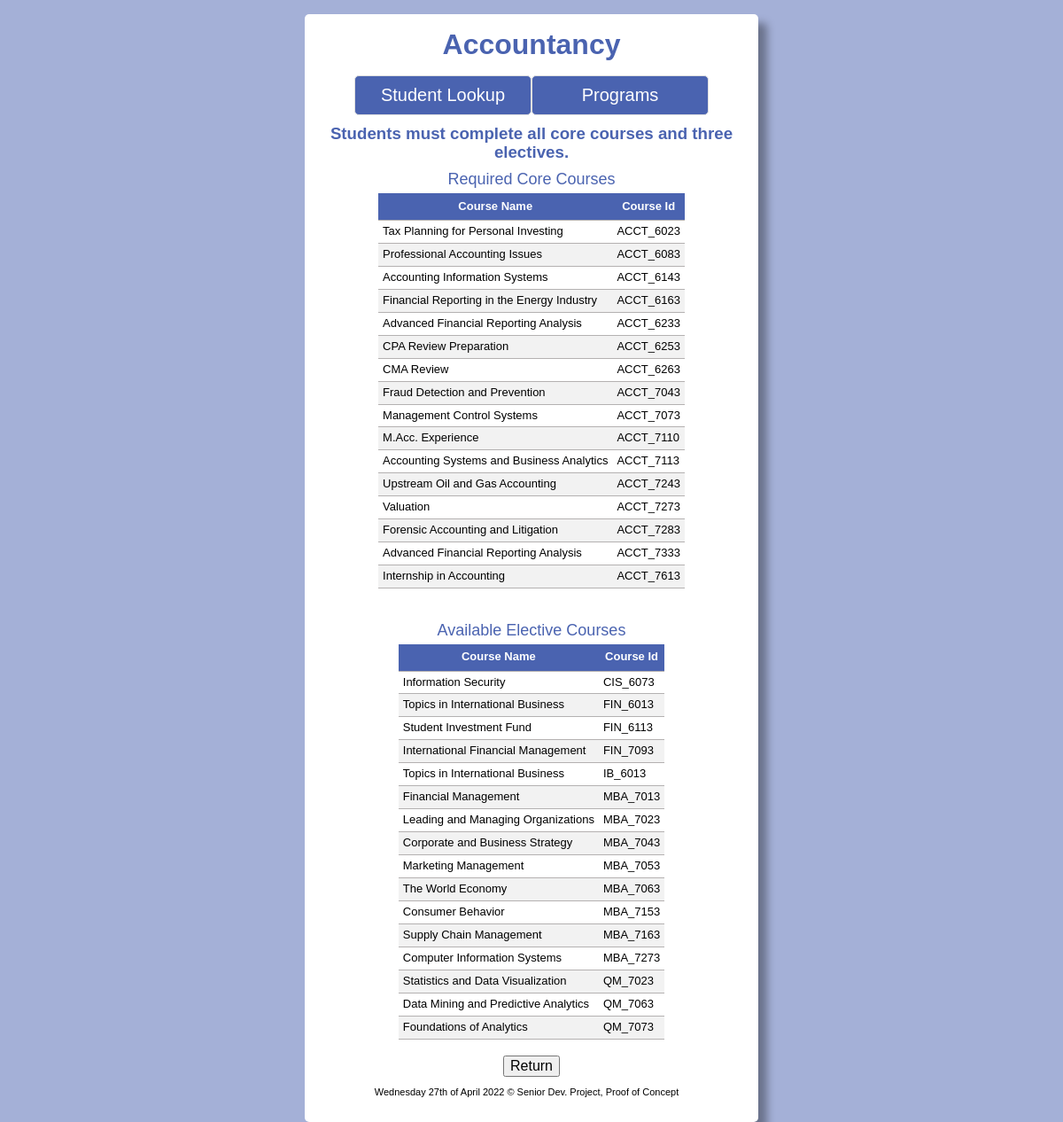
Screenshot of /SDP/scripts/program/acct.php with the database file from the repository.
### tables this page shows
CREATE TABLE IF NOT EXISTS courses(
course_id VARCHAR(20) NOT NULL,
course_name VARCHAR(100),
PRIMARY KEY(course_id)
);

### SDP/scripts/program/acct.php (the view, shortened to what this page needs)
<?php
require_once('../echoHTML.php');
require_once('../database.php');
echo '
<!DOCTYPE html>
<html lang="en">
  <head>
    <meta charset="UTF-8" />
    <meta http-equiv="X-UA-Compatible" content="IE=edge" />
    <meta name="viewport" content="width=device-width, initial-scale=1.0" />
    <link rel="stylesheet" href="../../styles/normalize.css" />
    <link rel="stylesheet" href="../../styles/grad_check.css" />
    <title>Accountancy</title>
  </head> ';
echo '<br><h3>Students must complete all core courses and three electives.</h3>';
try {
    $sql = "
    SELECT C.course_name, C.course_id
      FROM requirements AS R, courses AS C
      WHERE R.course_id = C.course_id
      AND R.program_id = 2022
      AND R.course_type = 'C'
      ORDER BY C.course_id;
    ";
    $stmt = $db->query($sql);
    echo '
        <table class="data">
        <caption>Required Core Courses</caption>
        <thead>
         <tr>
           <th>Course Name</th>
           <th>Course Id</th>
         </tr>
        </thead>
        <tbody>';
            while ($row = $stmt->fetch(PDO::FETCH_ASSOC)) {
                echo '
                <tr>
                    <td>' . $row['course_name'] . '</td>
                    <td>' . $row['course_id'] . '</td>
                </tr>';
            }
    echo '</tbody>
     </table><br>';
} catch (PDOException $e) {
    echo $e->getMessage();
}
try {
  $sql = "
  SELECT C.course_name, C.course_id
    FROM requirements AS R, courses AS C
    WHERE R.course_id = C.course_id
    AND R.program_id = 2022
    AND R.course_type = 'E'
    ORDER BY C.course_id;
  ";
  $stmt = $db->query($sql);
  echo '
  <br>
      <table class="data">
      <caption>Available Elective Courses</caption>
      <thead>
       <tr>
         <th>Course Name</th>
         <th>Course Id</th>
       </tr>
      </thead>
      <tbody>';
          while ($row = $stmt->fetch(PDO::FETCH_ASSOC)) {
              echo '
              <tr>
                  <td>' . $row['course_name'] . '</td>
                  <td>' . $row['course_id'] . '</td>
              </tr>';
          }
  echo '</tbody>
   </table><br>';
} catch (PDOException $e) {
  echo $e->getMessage();
}
echo '
<div id="backButton">
<a href="../programs.php"><button class="button1">Return</button></a></div>
';

### SDP/styles/grad_check.css (style rules this page uses)
html { background: rgba(74, 99, 176,.5); background-repeat: no-repeat; background-position: center; background-size: cover; height: 100%; }
body { font-family:'Trebuchet MS', 'Lucida Sans Unicode', 'Lucida Grande', 'Lucida Sans', Arial, sans-serif; margin: 1em; padding: 0; }
h1, h3 { text-align: center; color: rgb(74, 99, 176); margin: 0 0 0.5em; }
table, th, td { border-bottom: 1px solid #b4b1b1; border-collapse: collapse; text-align: left; padding: 5px; }
th { text-align: center; height: 20px; background-color: rgb(74, 99, 176); color: white; }
tr:nth-child(even) { background-color: #f2f2f2; }
caption { font-size: large; padding-bottom: 5px; text-decoration: wavy; color: rgb(74, 99, 176); }
.data, label { margin: auto; font-size: small; width: 40%; }
.data, span { width: auto; }
#backButton { text-align: center; }
#backButton a { text-decoration: none; }

### rows the page displays
courses: course_name "Tax Planning for Personal Investing", course_id "ACCT_6023"
courses: course_name "Professional Accounting Issues", course_id "ACCT_6083"
courses: course_name "Accounting Information Systems", course_id "ACCT_6143"
courses: course_name "Financial Reporting in the Energy Industry", course_id "ACCT_6163"
courses: course_name "Advanced Financial Reporting Analysis", course_id "ACCT_6233"
courses: course_name "CPA Review Preparation", course_id "ACCT_6253"
courses: course_name "CMA Review", course_id "ACCT_6263"
courses: course_name "Fraud Detection and Prevention", course_id "ACCT_7043"
courses: course_name "Management Control Systems", course_id "ACCT_7073"
courses: course_name "M.Acc. Experience", course_id "ACCT_7110"
courses: course_name "Accounting Systems and Business Analytics", course_id "ACCT_7113"
courses: course_name "Upstream Oil and Gas Accounting", course_id "ACCT_7243"
courses: course_name "Valuation", course_id "ACCT_7273"
courses: course_name "Forensic Accounting and Litigation", course_id "ACCT_7283"
courses: course_name "Advanced Financial Reporting Analysis", course_id "ACCT_7333"
courses: course_name "Internship in Accounting", course_id "ACCT_7613"
courses: course_name "Information Security", course_id "CIS_6073"
courses: course_name "Topics in International Business", course_id "FIN_6013"
courses: course_name "Student Investment Fund", course_id "FIN_6113"
courses: course_name "International Financial Management", course_id "FIN_7093"
courses: course_name "Topics in International Business", course_id "IB_6013"
courses: course_name "Financial Management", course_id "MBA_7013"
courses: course_name "Leading and Managing Organizations", course_id "MBA_7023"
courses: course_name "Corporate and Business Strategy", course_id "MBA_7043"
courses: course_name "Marketing Management", course_id "MBA_7053"
courses: course_name "The World Economy", course_id "MBA_7063"
courses: course_name "Consumer Behavior", course_id "MBA_7153"
courses: course_name "Supply Chain Management", course_id "MBA_7163"
courses: course_name "Computer Information Systems", course_id "MBA_7273"
courses: course_name "Statistics and Data Visualization", course_id "QM_7023"
courses: course_name "Data Mining and Predictive Analytics", course_id "QM_7063"
courses: course_name "Foundations of Analytics", course_id "QM_7073"

### other values shown
$h1 "Accountancy"
